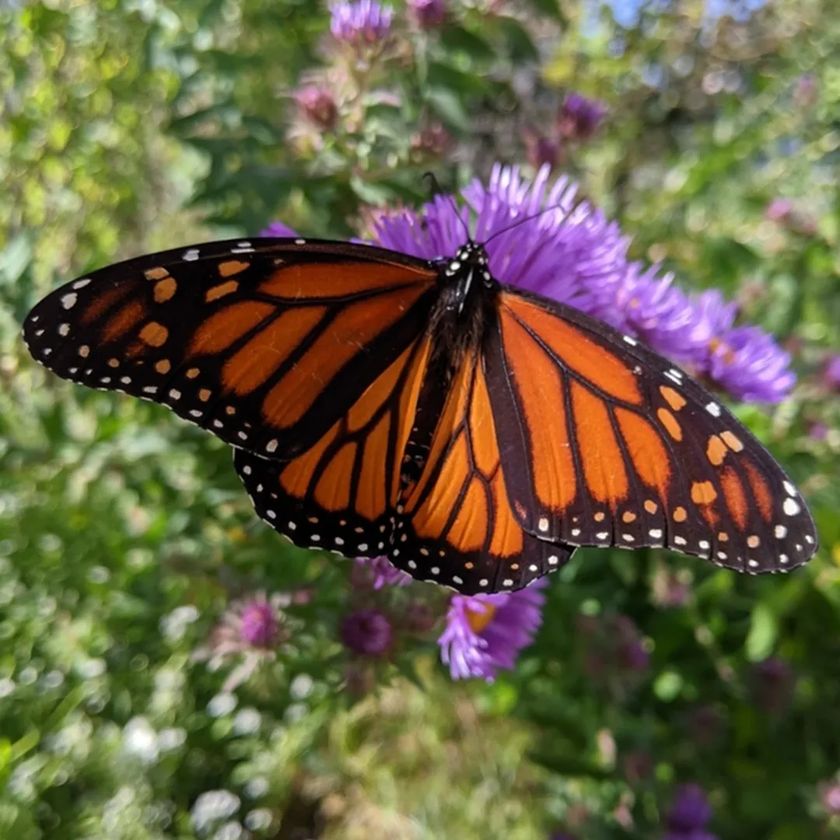
#> input picture reflection using SIFT/image1.png, 840 x 840 px, shrunk from 1080 x 1080 before the run
$ python detect.py image1.png 1.0 1.0 out.png
#> lines starting #> are read from the running program, lines starting #| are printed output that depends on the picture; after the words box and inside, x2 and y2 are one past the last pixel; in counts of white or black regions, pixels touching at a corner belong together
import sys

import cv2
import matplotlib.pyplot as plt
import numpy as np

sift = cv2.xfeatures2d.SIFT_create()


def very_close(a, b, tol=4.0):

    return np.sqrt((a[0] - b[0]) ** 2 + (a[1] - b[1]) ** 2) < tol


# [4 lines left out: function S, not called in this run]


def reisfeld(phi, phj, theta):
    return 1 - np.cos(phi + phj - 2 * theta)


def midpoint(i, j):
    return (i[0] + j[0]) / 2, (i[1] + j[1]) / 2


# [73 lines left out: functions angle_with_x_axis, superm2, not called in this run]


def draw(image, r, theta):
    if np.pi / 4 < theta < 3 * (np.pi / 4):
        for x in range(len(image.T)):
            y = int((r - x * np.cos(theta)) / np.sin(theta))
            if 0 <= y < len(image.T[x]):
                image[y][x] = 255
    else:
        for y in range(len(image)):
            x = int((r - y * np.sin(theta)) / np.cos(theta))
            if 0 <= x < len(image[y]):
                image[y][x] = 255


def main():
    argc = len(sys.argv)
    if not (argc == 2 or argc == 4 or argc == 5):
        print("Usage: python3 detect.py IMAGE [r] [theta]")
        return
    if argc == 2:
        superm2(cv2.imread(sys.argv[1], 0))
    elif argc == 4:
        image = cv2.imread(sys.argv[1], 0)
        draw(image, float(sys.argv[2]), float(sys.argv[3]))
        cv2.imshow("a", image)
        cv2.waitKey(0)
    else:
        image = cv2.imread(sys.argv[1], 0)
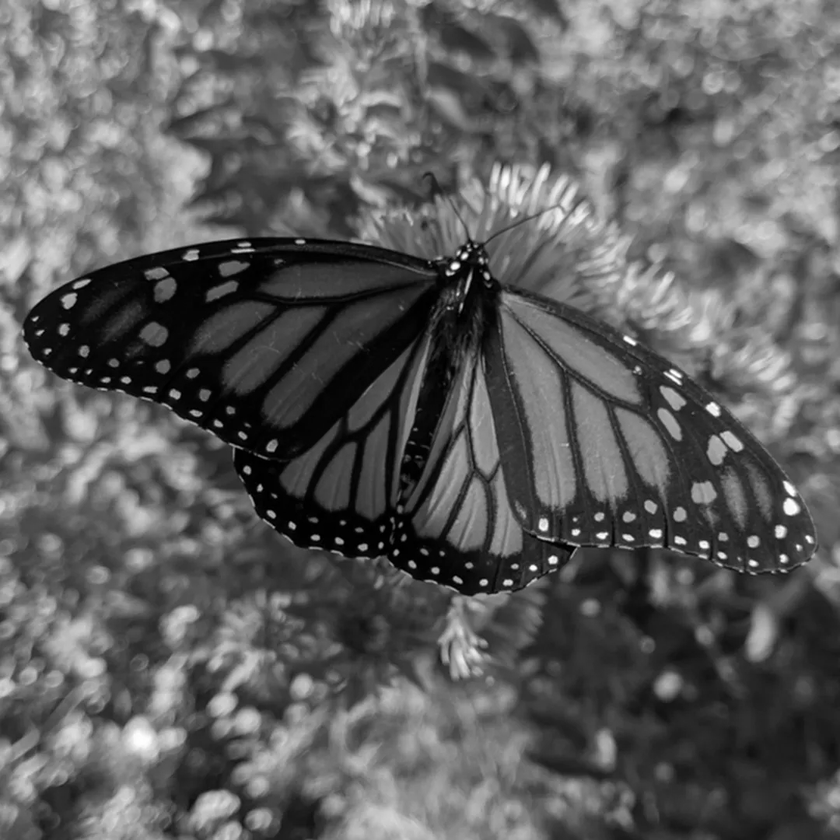
#> image: shape (840, 840); min 0, max 255, mean 94.7
        draw(image, float(sys.argv[2]), float(sys.argv[3]))
#> the loop in draw, `for x in range(len(image.T)):` made 840 passes
#> y on passes 1 to 3: 1, 0, 0
#> after the loop in draw, `for x in range(len(image.T)):`: image: shape (840, 840); under 0.01% of pixels changed, all inside (x1, y1, x2, y2) = (0, 0, 4, 2)
        cv2.imwrite("{}".format(sys.argv[4]), image)


if __name__ == "__main__":
    main()

$ run again, on reflection using SIFT/image3.png
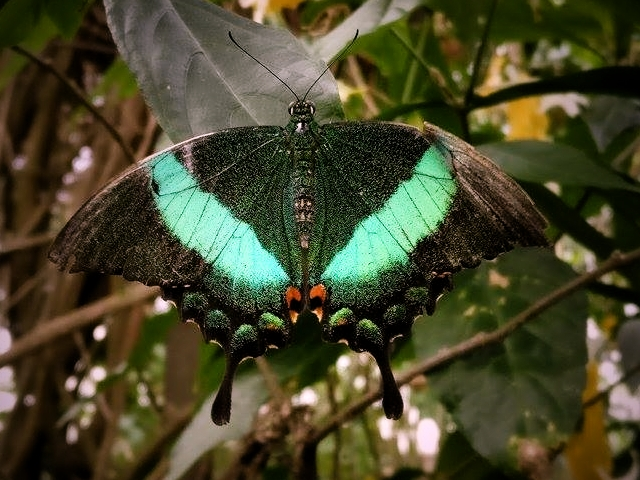
#> input picture reflection using SIFT/image3.png, 640 x 480 px
#> in main, `image = cv2.imread(sys.argv[1], 0)`:
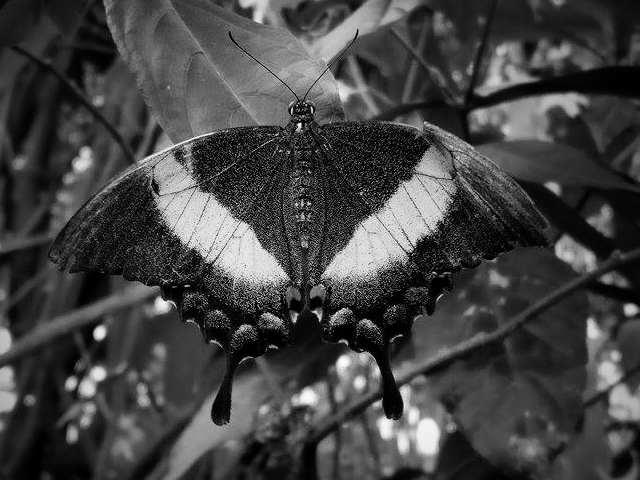
#> image: shape (480, 640); min 0, max 254, mean 67.6
#> the loop in draw, `for x in range(len(image.T)):` made 640 passes
#> y on passes 1 to 3: 1, 0, 0

$ run again, on reflection using SIFT/image4.png
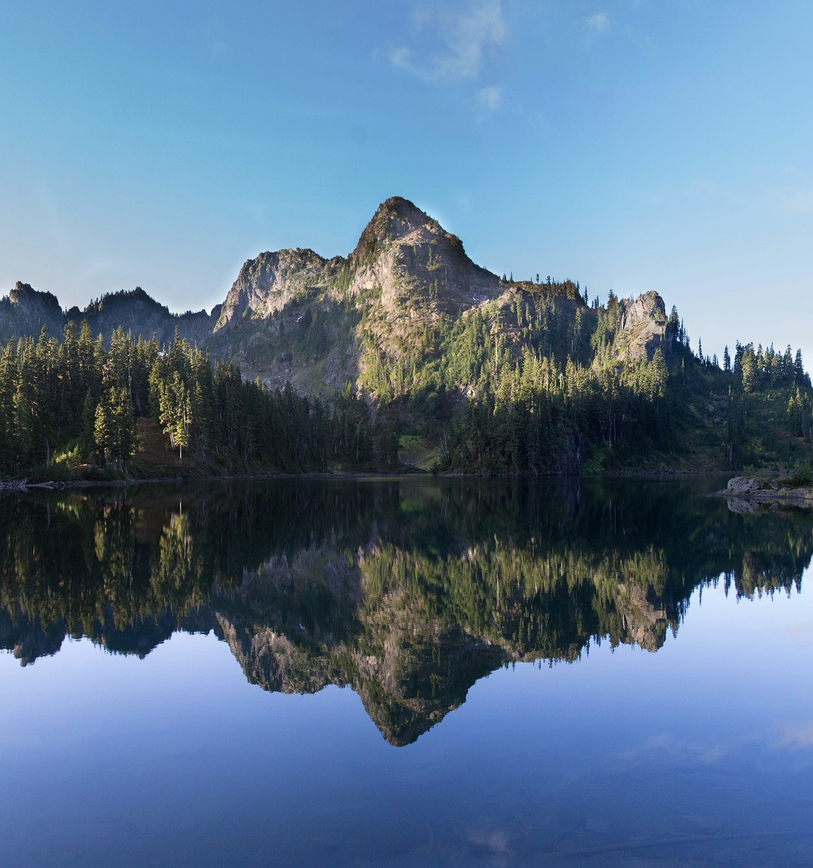
#> input picture reflection using SIFT/image4.png, 813 x 868 px, shrunk from 1198 x 1280 before the run
#> in main, `image = cv2.imread(sys.argv[1], 0)`:
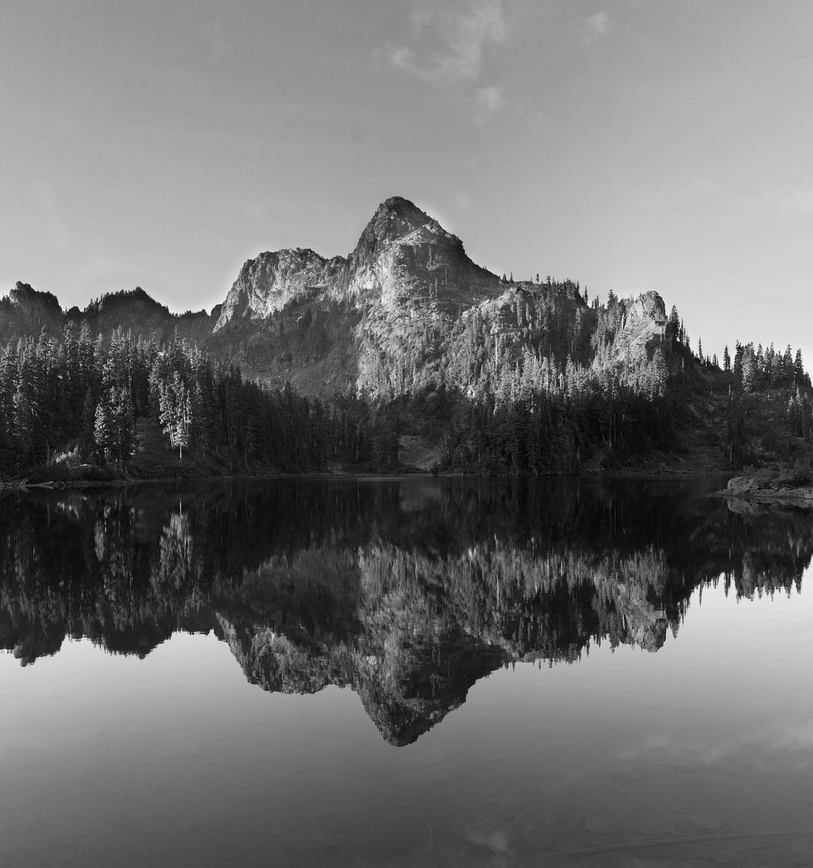
#> image: shape (868, 813); min 1, max 255, mean 111.4
#> the loop in draw, `for x in range(len(image.T)):` made 813 passes
#> y on passes 1 to 3: 1, 0, 0
